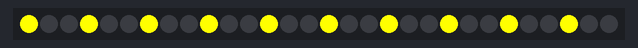
This sketch was run on a simulated Arduino Uno, built with avr-gcc and run on an emulated ATmega328P. Parts: 30 RGB LEDs in strip order, left to right.

Above: at 0.05 s.
At 91.6 s:
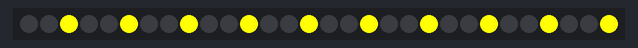

The sketch:

ClimberChase.ino
```cpp
#include <Adafruit_NeoPixel.h>

#define PIN 6
#define N_LEDS 30

Adafruit_NeoPixel strip = Adafruit_NeoPixel(N_LEDS, PIN, NEO_GRB + NEO_KHZ800);

int chaseOffset = 0;

void setup() {
  Serial.begin(9800);
  strip.begin();
  strip.show();

}

void loop() {

String climbing = "true ";

  uint32_t red = strip.Color(255, 0, 0);    //COLORS
  uint32_t green = strip.Color(0, 255, 0);
  uint32_t blue = strip.Color(0, 0, 255);
  uint32_t purple = strip.Color(255, 0, 255);
  uint32_t white = strip.Color(50, 50, 50);
  uint32_t black = strip.Color(0, 0, 0);


  int r = 255;
  int b = 0;

  for(int i = 0; i < N_LEDS; i++){       //Resets the full LED strip...
    strip.setPixelColor(i,0,0,0);                   //...by setting each LED to black
  }

  if(climbing == "true "){                          //If the robot is climbing, make the LEDs climb upward
    for(int i = chaseOffset; i < N_LEDS; i = i+3){      //Lights up one side with Leds moving down the strip in yellow
        strip.setPixelColor(i,255,255,0);
    }
  }
 strip.show();

 if(chaseOffset == 2){
    chaseOffset = 0;
  }else{
    chaseOffset++;
  }
  delay(100);

}
```
